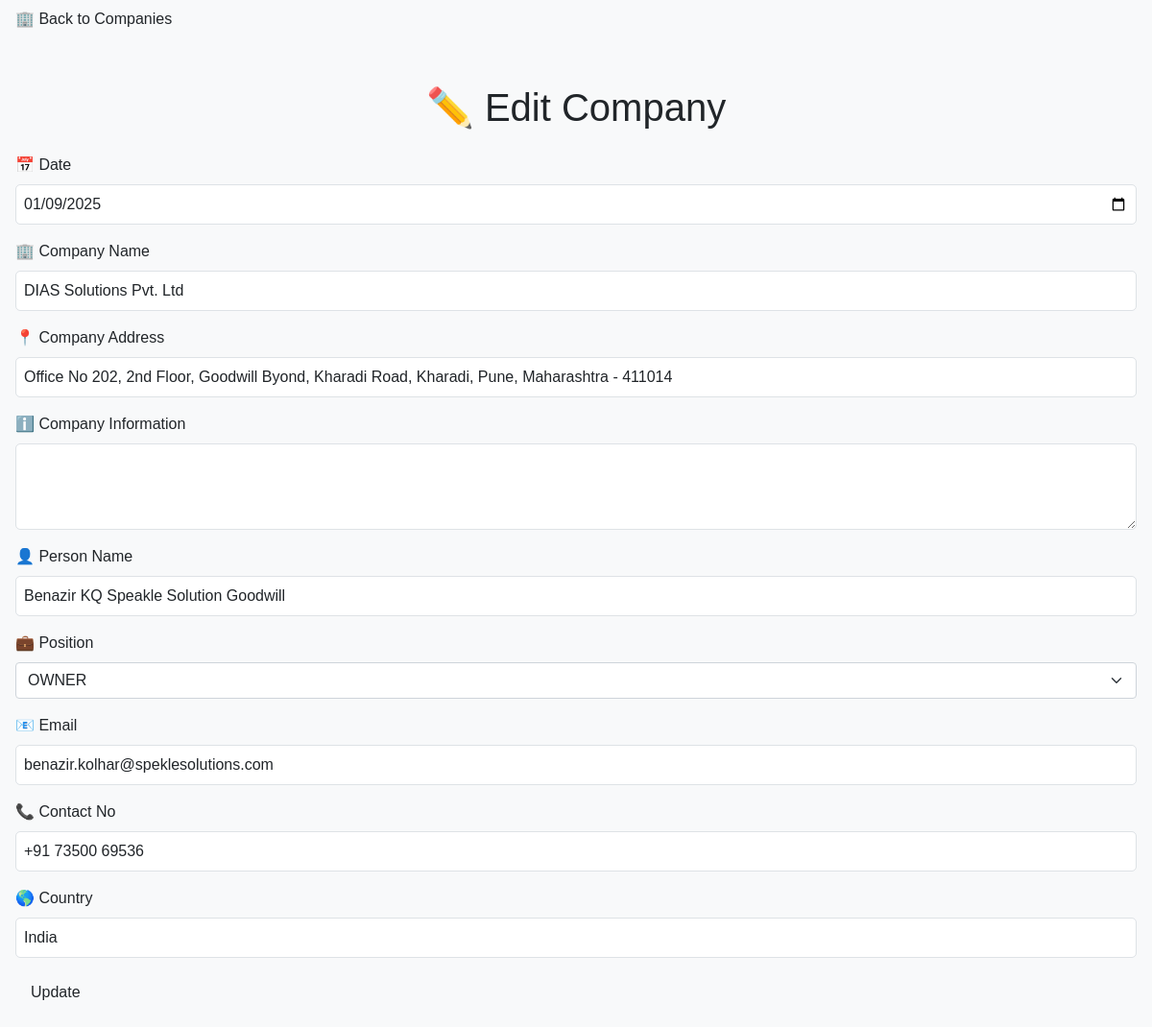
The app's page /edit/3 (signed in) with its own data.
### app.py (models this page shows)
class Company(db.Model):
    id = db.Column(db.Integer, primary_key=True)
    date = db.Column(db.Date, nullable=False)
    name = db.Column(db.String(100), nullable=False)
    address = db.Column(db.String(200), nullable=False)
    information = db.Column(db.Text, nullable=True)
    person_name = db.Column(db.String(100), nullable=False)
    position = db.Column(db.String(50), nullable=False)
    email = db.Column(db.String(100), nullable=False)
    contact_no = db.Column(db.String(20), nullable=False)
    country = db.Column(db.String(50), nullable=False)

### app.py (the view, shortened to what this page needs)
@app.route('/edit/<int:id>', methods=['GET', 'POST'])
@login_required
def edit(id):
    company = Company.query.get_or_404(id)
    return render_template('edit.html', company=company)

### app.py (called while the page is built)
def login_required(f):
    @wraps(f)
    def decorated_function(*args, **kwargs):
        if 'logged_in' not in session:
            return redirect(url_for('login'))
        return f(*args, **kwargs)
    return decorated_function

### templates/edit.html (shortened to what this page needs)
<!DOCTYPE html>
<html lang="en">
<head>
    <link href="https://cdn.jsdelivr.net/npm/bootstrap@5.1.3/dist/css/bootstrap.min.css" rel="stylesheet">
    <link href="{{ url_for('serve_static', filename='styles.css') }}" rel="stylesheet">
</head>
<body>
    <a href="{{ url_for('companies') }}" class="btn btn-glass back-button">🏢 Back to Companies</a>
    <div class="container mt-5">
        <div class="glass-container">
            <h1 class="text-center mb-4">✏️ Edit Company</h1>
            <form action="{{ url_for('edit', id=company.id) }}" method="POST">
                <div class="mb-3">
                    <label for="date" class="form-label">📅 Date</label>
                    <input type="date" class="form-control btn-glass" id="date" name="date" value="{{ company.date.strftime('%Y-%m-%d') }}" required>
                </div>
                <div class="mb-3">
                    <label for="company_name" class="form-label">🏢 Company Name</label>
                    <input type="text" class="form-control btn-glass" id="company_name" name="company_name" value="{{ company.name }}" required>
                </div>
                <div class="mb-3">
                    <label for="company_address" class="form-label">📍 Company Address</label>
                    <input type="text" class="form-control btn-glass" id="company_address" name="company_address" value="{{ company.address }}" required>
                </div>
                <div class="mb-3">
                    <label for="company_information" class="form-label">ℹ️ Company Information</label>
                    <textarea class="form-control btn-glass" id="company_information" name="company_information" rows="3">{{ company.information }}</textarea>
                </div>
                <div class="mb-3">
                    <label for="person_name" class="form-label">👤 Person Name</label>
                    <input type="text" class="form-control btn-glass" id="person_name" name="person_name" value="{{ company.person_name }}" required>
                </div>
                <div class="mb-3">
                    <label for="position" class="form-label">💼 Position</label>
                    <select class="form-select btn-glass" id="position" name="position" required>
                        <option value="OWNER" {% if company.position == 'OWNER' %}selected{% endif %}>OWNER</option>
                    </select>
                </div>
                <div class="mb-3">
                    <label for="email" class="form-label">📧 Email</label>
                    <input type="email" class="form-control btn-glass" id="email" name="email" value="{{ company.email }}" required>
                </div>
                <div class="mb-3">
                    <label for="contact_no" class="form-label">📞 Contact No</label>
                    <input type="tel" class="form-control btn-glass" id="contact_no" name="contact_no" value="{{ company.contact_no }}" required>
                </div>
                <div class="mb-3">
                    <label for="country" class="form-label">🌎 Country</label>
                    <input type="text" class="form-control btn-glass" id="country" name="country" value="{{ company.country }}" required>
                </div>
                <button type="submit" class="btn btn-glass">Update</button>
            </form>
        </div>
    </div>
</body>
</html>

### static/styles.css (style rules this page uses)
body { font-family: 'Arial', sans-serif; background: #f8f9fa; min-height: 100vh; margin: 0; padding: 0; }
.container { max-width: 1200px; margin: 80px auto 2rem; padding: 0 1rem; }
.btn { padding: 0.5rem 1rem; border-radius: 5px; border: none; cursor: pointer; font-weight: 500; transition: all 0.3s ease; }
.form-label { display: block; margin-bottom: 0.5rem; font-weight: 500; }
.form-control { width: 100%; padding: 0.5rem; border: 1px solid #dee2e6; border-radius: 5px; }

### records on screen
Company: date "01/09/2025", company_name "DIAS Solutions Pvt. Ltd", company_address "Office No 202, 2nd Floor, Goodwill Byond, Kharadi Road, Kharadi, Pune, Maharashtra - 411014", person_name "Benazir KQ Speakle Solution Goodwill", position "OWNER", email "benazir.kolhar@speklesolutions.com", contact_no "+91 73500 69536", country "India"
